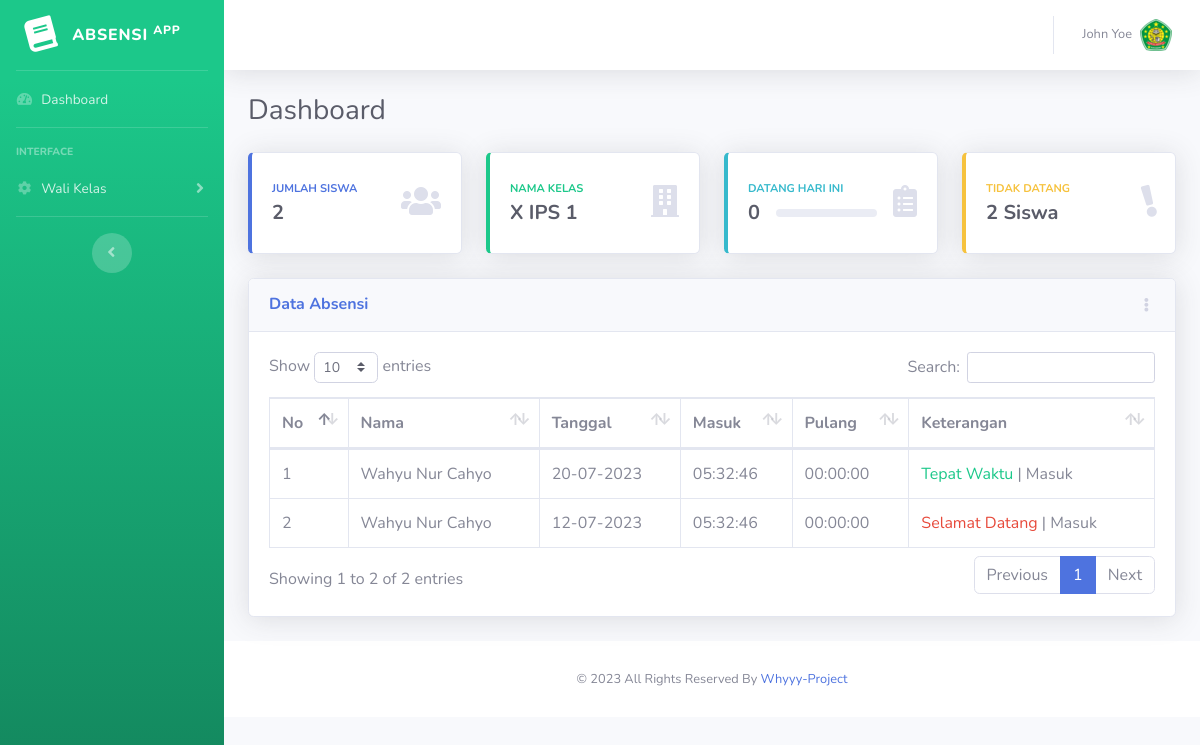
Screenshot of /?hlm=dashboard (signed in) with the database file from the repository.
### tables this page shows
CREATE TABLE `tb_kelas` (
  `id_kelas` int(11) NOT NULL,
  `nama_kelas` varchar(255) NOT NULL,
  `angkatan_kelas` varchar(255) NOT NULL,
  `status_kelas` enum('1','0') NOT NULL
);

CREATE TABLE `tb_absen_siswa` (
  `id_absen_siswa` int(11) NOT NULL,
  `id_siswa` int(11) NOT NULL,
  `tgl` date NOT NULL,
  `masuk` time NOT NULL,
  `pulang` time DEFAULT NULL,
  `keterangan_absen` varchar(255) NOT NULL,
  `status_absen` varchar(255) NOT NULL
);

CREATE TABLE `tb_siswa` (
  `id_siswa` int(11) NOT NULL,
  `uuid` varchar(255) NOT NULL,
  `id_kelas` int(11) NOT NULL,
  `nis` varchar(255) DEFAULT NULL,
  `nama_siswa` varchar(255) NOT NULL,
  `angkatan` varchar(255) NOT NULL,
  `status` enum('1','0') NOT NULL,
  `created_at` datetime NOT NULL,
  `updated_at` datetime NOT NULL
);

### query/guru/dashboard.php (called while the page is built, shortened)
<?php
$idKariyawan = $_SESSION['id'];
$qry_siswa = mysqli_query($db, "SELECT * FROM `tb_siswa` LEFT JOIN tb_kelas ON tb_siswa.id_kelas = tb_kelas.id_kelas LEFT JOIN kariyawan ON kariyawan.id_kelas = tb_kelas.id_kelas WHERE kariyawan.id_kariyawan = $idKariyawan AND tb_siswa.status = 1;");
$totalSiswa = mysqli_num_rows($qry_siswa);
$idKelas = mysqli_fetch_array($qry_siswa);
$idKls = $idKelas['id_kelas'];
$date = date('Y-m-d');
$qry_absensi = mysqli_query($db, "SELECT * FROM `tb_absen_siswa` LEFT JOIN tb_siswa ON tb_absen_siswa.id_siswa = tb_siswa.id_siswa WHERE tb_siswa.id_kelas = $idKls ORDER BY `tb_absen_siswa`.`tgl` DESC;");
$qryAbsensiSekarang = mysqli_query($db, "SELECT * FROM `tb_absen_siswa` LEFT JOIN tb_siswa ON tb_absen_siswa.id_siswa = tb_siswa.id_siswa WHERE tb_siswa.id_kelas = $idKls AND tb_absen_siswa.tgl = '$date';");
$tidakHadir = $totalSiswa - mysqli_num_rows($qryAbsensiSekarang);

### public/view/layouts/guru/dashboard.php (the view, shortened to what this page needs)
<?php
include "public/view/layouts/header.php";
include "public/view/partials/guru/sidebar.php";
include "public/view/partials/guru/wrapper.php";
?>
<div class="container-fluid">
    <div class="d-sm-flex align-items-center justify-content-between mb-4">
        <h1 class="h3 mb-0 text-gray-800">Dashboard</h1>
    </div>
    <div class="row">
        <?php
        include "query/guru/dashboard.php";
        include "public/view/layouts/guru/top-content.php"; ?>
        <div class="col-xl-12 col-lg-12">
            <div class="card shadow mb-4">
                <div class="card-header py-3 d-flex flex-row align-items-center justify-content-between">
                    <h6 class="m-0 font-weight-bold text-primary">Data Absensi</h6>
                    <div class="dropdown no-arrow">
                        <a class="dropdown-toggle" href="#" role="button" id="dropdownMenuLink" data-toggle="dropdown" aria-haspopup="true" aria-expanded="false">
                            <i class="fas fa-ellipsis-v fa-sm fa-fw text-gray-400"></i>
                        </a>
                    </div>
                </div>
                <div class="card-body">
                    <div class="table-responsive">
                        <table class="table table-bordered" id="dataTable" width="100%" cellspacing="0">
                            <thead>
                                <tr>
                                    <th>No</th>
                                    <th>Nama</th>
                                    <th>Tanggal</th>
                                    <th>Masuk</th>
                                    <th>Pulang</th>
                                    <th>Keterangan</th>
                                </tr>
                            </thead>
                            <tbody>
                                <?php $no = 1 ?>
                                <?php foreach ($qry_absensi as $dataAbs) : ?>
                                    <tr>
                                        <td><?= $no;
                                            $no++ ?></td>
                                        <td><?= $dataAbs['nama_siswa'] ?></td>
                                        <td>
                                            <?php
                                            $dateOld = date('Y-m-d', strtotime($dataAbs['tgl']));
                                            $date_explode = explode("-", $dateOld);
                                            ?>
                                            <?= $date_explode['2'] . "-" . $date_explode['1'] . "-" . $date_explode['0'] ?></td>
                                        <td><?= $dataAbs['masuk'] ?></td>
                                        <td><?= $dataAbs['pulang'] ?></td>
                                        <td>
                                            <?php
                                            if ($dataAbs['status_absen'] == "Tepat Waktu") {
                                                $color = "success";
                                            } else {
                                                $color = "danger";
                                            }
                                            ?>
                                            <?= "<span class='text-{$color}'>" . $dataAbs['status_absen'] . "</span> | " . $dataAbs['keterangan_absen'] ?></td>
                                    </tr>
                                <?php endforeach; ?>
                            </tbody>
                        </table>
                    </div>
                </div>
            </div>
        </div>
    </div>
</div>
<?php
include "public/view/layouts/footer.php";
?>

### public/view/layouts/guru/top-content.php (shortened to what this page needs)
<div class="col-xl-3 col-md-6 col-sm-6 col-6 mb-4">
    <div class="card border-left-primary shadow h-100 py-2">
        <a href="?hlm=wali" class="text-decoration-none">
            <div class="card-body">
                <div class="row no-gutters align-items-center">
                    <div class="col mr-2">
                        <div class="text-xs font-weight-bold text-primary text-uppercase mb-1">
                            Jumlah Siswa</div>
                        <div class="h5 mb-0 font-weight-bold text-gray-800"><?= $totalSiswa ?></div>
                    </div>
                    <div class="col-auto">
                        <i class="fas fa-users fa-2x text-gray-300"></i>
                    </div>
                </div>
            </div>
        </a>
    </div>
</div>
<div class="col-xl-3 col-md-6 col-sm-6 col-6 mb-4">
    <div class="card border-left-success shadow h-100 py-2">
        <div class="card-body">
            <div class="row no-gutters align-items-center">
                <div class="col mr-2">
                    <div class="text-xs font-weight-bold text-success text-uppercase mb-1">
                        Nama Kelas</div>
                    <div class="h5 mb-0 font-weight-bold text-gray-800"><?= $idKelas['nama_kelas'] ?></div>
                </div>
                <div class="col-auto">
                    <i class="fas fa-building fa-2x text-gray-300"></i>
                </div>
            </div>
        </div>
    </div>
</div>
<div class="col-xl-3 col-md-6 col-sm-6 col-6 mb-4">
    <div class="card border-left-info shadow h-100 py-2">
        <div class="card-body">
            <div class="row no-gutters align-items-center">
                <div class="col mr-2">
                    <div class="text-xs font-weight-bold text-info text-uppercase mb-1">Datang Hari ini
                    </div>
                    <div class="row no-gutters align-items-center">
                        <div class="col-auto">
                            <div class="h5 mb-0 mr-3 font-weight-bold text-gray-800"><?= mysqli_num_rows($qryAbsensiSekarang) ?></div>
                        </div>
                        <div class="col">
                            <div class="progress progress-sm mr-2">
                            </div>
                        </div>
                    </div>
                </div>
                <div class="col-auto">
                    <i class="fas fa-clipboard-list fa-2x text-gray-300"></i>
                </div>
            </div>
        </div>
    </div>
</div>
<div class="col-xl-3 col-md-6 col-sm-6 col-6 mb-4">
    <div class="card border-left-warning shadow h-100 py-2">
        <div class="card-body">
            <div class="row no-gutters align-items-center">
                <div class="col mr-2">
                    <div class="text-xs font-weight-bold text-warning text-uppercase mb-1">
                        Tidak Datang</div>
                    <div class="h5 mb-0 font-weight-bold text-gray-800"><?= $tidakHadir ?> Siswa</div>
                </div>
                <div class="col-auto">
                    <i class="fas fa-exclamation rotate-n-15 fa-2x text-gray-300"></i>
                </div>
            </div>
        </div>
    </div>
</div>

### rows the page displays
tb_kelas: nama_kelas "X IPS 1"
tb_absen_siswa: id_siswa.nama_siswa "Wahyu Nur Cahyo", tgl "20", tgl "07", tgl "2023", masuk "05:32:46", pulang "00:00:00", status_absen "Tepat Waktu", keterangan_absen "Masuk"
tb_absen_siswa: id_siswa.nama_siswa "Wahyu Nur Cahyo", tgl "12", tgl "07", tgl "2023", masuk "05:32:46", pulang "00:00:00", status_absen "Selamat Datang", keterangan_absen "Masuk"

### other values shown
$_SESSION['nama'] "John Yoe"
$totalSiswa "2"
mysqli_num_rows($qryAbsensiSekarang) "0"
$tidakHadir "2"
